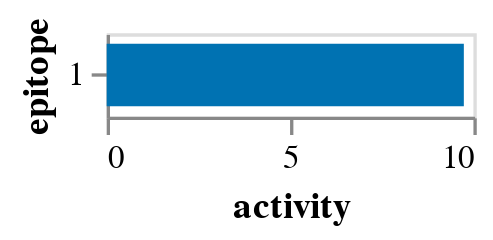

Source (notebook cell):
### Markdown cell above
Epitope activities:

### Code cell
model.activity_wt_barplot()

### Figure 1 — Vega-Lite specification as saved in the notebook (floating-point values rounded to 4 significant figures)
{"config": {"view": {"continuousWidth": 400, "continuousHeight": 300}, "axis": {"grid": false}}, "data": {"name": "data-811f96f980e2ad6f3617e4ab97049c93"}, "mark": {"type": "bar", "size": 18.75}, "encoding": {"color": {"field": "epitope", "legend": null, "scale": {"domain": ["1"], "range": ["#0072B2"]}, "type": "nominal"}, "tooltip": [{"field": "epitope", "type": "nominal"}, {"field": "activity", "format": ".2f", "type": "quantitative"}], "x": {"field": "activity", "title": "activity", "type": "quantitative"}, "y": {"field": "epitope", "sort": ["1"], "type": "nominal"}}, "height": {"step": 25}, "width": 110, "$schema": "https://vega.github.io/schema/vega-lite/v5.2.0.json", "datasets": {"data-811f96f980e2ad6f3617e4ab97049c93": [{"epitope": "1", "activity": 9.738}]}}
